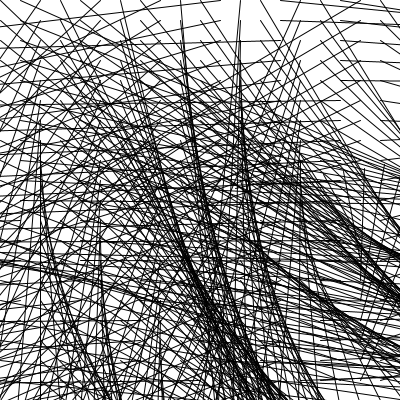
Frame 1 (no input)
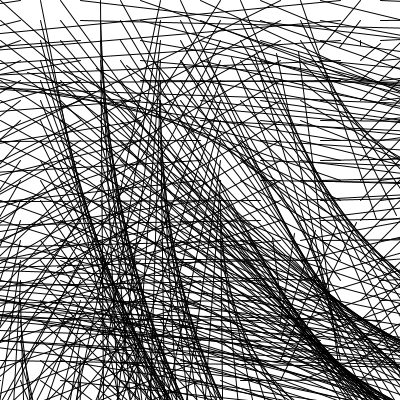
Frame 60 (the mouse pressed at the canvas centre just before this capture)
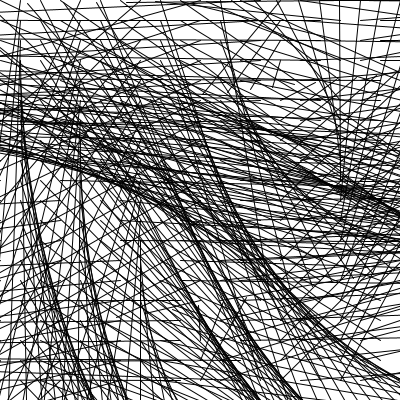
Frame 120 (the mouse held since frame 60 and released just before this capture)

The Processing sketch that drew these frames (run headless with seeded random() and noise(); from frame 60 on, the mouse is pressed at the canvas centre):

// Processing sketch: waves_in_space
// ── waves_in_space.pde
Wave xWave, yWave;
float reset = 0;

void setup() {
  size(400, 400);
  // Try calling different wave functions here
  xWave = new Tan(0, 0.05, width, width);
  yWave = new Sine(0, 0.01, height, height);
  noFill();
}

void draw() {
  background(255);
  // Un-comment this line back if you want it to animate
  reset+=0.01;
  xWave.reset(reset);
  yWave.reset(reset);
  
  // Create a grid
  for (int x = 0; x < width; x+=20) {
    for (int y = 0; y < height; y+=20) {
      // Try each of these one at a time...
      
      line(x, y, xWave.run(), yWave.run());
      //rect(x, y, xWave.run(), yWave.run());
      //ellipse(x, y, xWave.run(), yWave.run());
    }
  }
}


// ── Wave.pde
class Wave {
  float t, f, a, o;

  Wave(float _t, float _f, float _a, float _o) {
    t = _t;
    f = _f;
    a = _a;
    o = _o;
  }
  void reset(float _t) {
   t = _t; 
  }
  void update() {
    t+=f;
  }

  float run() {
    update();
    return wave();
  }
  
  // Change frequency and/or amplitude of wave
  float mod(float _f, float _a) {
    // If _f or _a are less than zero,
    // don't bother changing f or a
    f = _f;
    a = _a;
    return run();
  }

  float wave() {
    return 0;
  }
}

class Sine extends Wave {

  Sine(float t, float f, float a, float o) {
    super(t, f, a, o);
  }

  float wave() {
    return sin(t)*a + o;
  }
}

class Cosine extends Wave {

  Cosine(float t, float f, float a, float o) {
    super(t, f, a, o);
  }

  float wave() {
    return cos(t)*a + o;
  }
}

class Tan extends Wave {

  Tan(float t, float f, float a, float o) {
    super(t, f, a, o);
  }

  float wave() {
    return tan(t)*a + o;
  }
}

class Square extends Wave {

  Square(float t, float f, float a, float o) {
    super(t, f, a, o);
  }

  float wave() {
    // From 0-PI, y = +amp
    // From PI-TWO_PI, y = -amp
    return o + (t%TWO_PI >= PI ? 1 : -1)*a;
  }
}

class Sawtooth extends Wave {
  float m;

  Sawtooth(float t, float f, float a, float o) {
    super(t, f, a, o);
    // Calculate the slope (steepness) of the tooth
    m = (a+o) / TWO_PI;
  }

  float wave() {
    // y = t*m is the formula for a line
    // Why are we modulo-ing with TWO_PI?
    return (t%TWO_PI)*m;
  }
}
